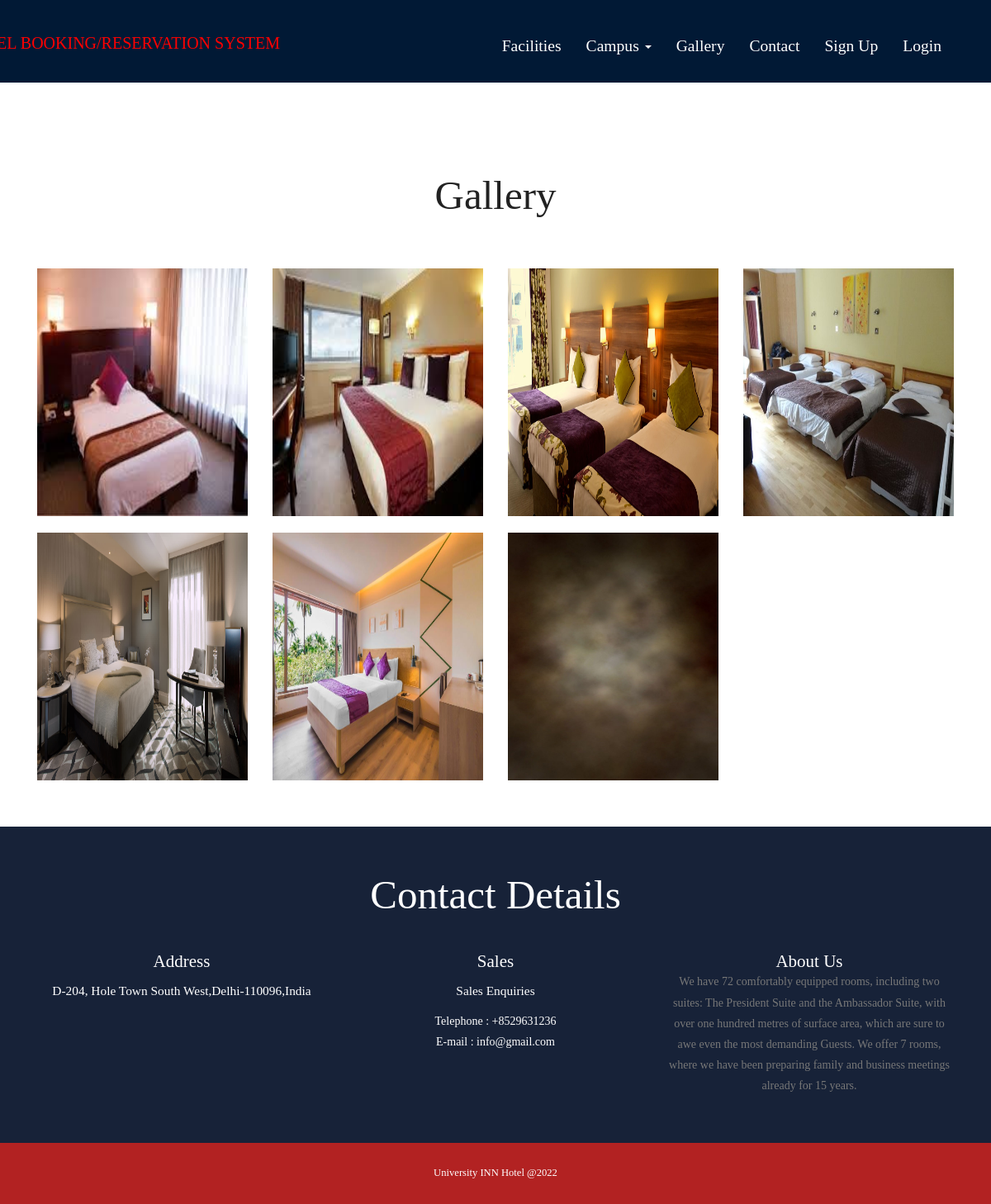
/gallery.php, run on the app's committed database.
### tables this page shows
CREATE TABLE `tblroom` (
  `ID` int(10) NOT NULL,
  `RoomType` int(10) DEFAULT NULL,
  `RoomName` varchar(200) DEFAULT NULL,
  `MaxAdult` int(5) DEFAULT NULL,
  `MaxChild` int(5) DEFAULT NULL,
  `RoomDesc` mediumtext DEFAULT NULL,
  `NoofBed` int(5) DEFAULT NULL,
  `Image` varchar(200) DEFAULT NULL,
  `RoomFacility` varchar(200) DEFAULT NULL,
  `hotel_type` int(11) DEFAULT NULL,
  `CreationDate` timestamp NULL DEFAULT current_timestamp()
);

CREATE TABLE `tblpage` (
  `ID` int(10) NOT NULL,
  `PageType` varchar(120) DEFAULT NULL,
  `PageTitle` varchar(200) DEFAULT NULL,
  `PageDescription` mediumtext DEFAULT NULL,
  `Email` varchar(120) DEFAULT NULL,
  `MobileNumber` bigint(10) DEFAULT NULL,
  `UpdationDate` timestamp NULL DEFAULT NULL ON UPDATE current_timestamp()
);

### gallery.php (the view, shortened to what this page needs)
<?php
include('includes/dbconnection.php');
?>
<!DOCTYPE HTML>
<html>
<head>
<link href="css/bootstrap.css" rel="stylesheet" type="text/css" media="all">
<link href="css/style.css" rel="stylesheet" type="text/css" media="all" />
<link rel="stylesheet" href="css/lightbox.css">
</head>
<body>
			<div class="header head-top">
				<div class="container">
			<?php include_once('includes/header.php');?>
		</div>
</div>
		<div class="content">
	<div class="gallery-top">
			<div class="container">
				<div class="gallery-info">
					<h2>gallery</h2>
				</div>
				<div class="gallery-grids-top">
					<div class="gallery-grids">
						<?php
$sql="SELECT * from tblroom";
$query = $dbh -> prepare($sql);
$query->execute();
$results=$query->fetchAll(PDO::FETCH_OBJ);
$cnt=1;
if($query->rowCount() > 0)
{
foreach($results as $row)
{               ?>
						<div class="col-md-3 gallery-grid">
							<br />
							<a class="example-image-link" href="admin/images/<?php echo $row->Image;?>" data-lightbox="example-set" data-title=""><img class="example-image" src="admin/images/<?php echo $row->Image;?>" height="300" width="600" alt=""/></a>
						</div><?php $cnt=$cnt+1;}} ?>
						<div class="clearfix"> </div>
					</div>
				</div>
			</div>
	</div>
				<?php include_once('includes/getintouch.php');?>
			</div>
					<?php include_once('includes/footer.php');?>
</body>
</html>

### includes/getintouch.php
<div style="background-color: #172238;" class="touch-section">
					<div  class="container">
						<h3 style="color:WHITE;">Contact Details</h3>
						<div class="touch-grids">
							<?php
$sql="SELECT * from tblpage where PageType='contactus'";
$query = $dbh -> prepare($sql);
$query->execute();
$results=$query->fetchAll(PDO::FETCH_OBJ);
$cnt=1;
if($query->rowCount() > 0)
{
foreach($results as $row)
{               ?>
							<div class="col-md-4 touch-grid">
								<h4 style="color:WHITE;">address</h4>
								<h5 style="color:WHITE;"> <?php  echo htmlentities($row->PageDescription);?></h5>
							</div>
							<div  class="col-md-4 touch-grid">
								<h4 style="color:WHITE;">Sales</h4>
								<h5 style="color:WHITE;">Sales Enquiries</h5>
								<p style="color:WHITE;">Telephone : +<?php  echo htmlentities($row->MobileNumber);?></p>
							<p style="color:WHITE;">E-mail : <?php  echo htmlentities($row->Email);?></p>
							</div><?php $cnt=$cnt+1;}} ?>
							<div class="col-md-4 touch-grid">
								<?php
$sql="SELECT * from tblpage where PageType='aboutus'";
$query = $dbh -> prepare($sql);
$query->execute();
$results=$query->fetchAll(PDO::FETCH_OBJ);
$cnt=1;
if($query->rowCount() > 0)
{
foreach($results as $row)
{               ?>
							<h4 style="color:WHITE;"><?php  echo htmlentities($row->PageTitle);?></h4>
								<p><?php  echo htmlentities($row->PageDescription);?></p>
							</div><?php $cnt=$cnt+1;}} ?>
							<div class="clearfix"></div>
						</div>
					</div>
					</div>

### css/style.css (style rules this page uses)
body a { transition:0.5s all; -webkit-transition:0.5s all; -moz-transition:0.5s all; -o-transition:0.5s all; -ms-transition:0.5s all; }
h1,h2,h3,h4,h5,h6 { padding:0 0; margin:0 0; }
p { padding:0 0; margin:0 0; }
body { padding:0 0; margin:0 0; font-family: 'OpenSans-Regular' }
.header { background:url(../images/a4.jpg) no-repeat 0px 0px; background-size:300px 100px; -webkit-background-size:1550px 100px; -moz-background-size: 1550px 100px; -o-background-size: 1550px 100px; -ms-background-size: 1550px 100px; min-height:764px; padding-bottom: 4em; }
.touch-section { padding: 4em 0; text-align: center; background-color: #eee; }
.touch-grids { margin-top: 3em; }
.touch-grid h4 { font-size: 1.5em; color: #222; text-transform: capitalize; }
.touch-section h3 { font-size: 3.5em; text-transform: capitalize; font-family: 'Rancho-Regular'; color: #222; }
.touch-grid h5 { font-size: 1.1em; padding: 1em 0; color: #222; }
.touch-grid p { font-size: 1em; line-height: 1.8em; color: #777; }
.head-top { min-height: 115px !important; }
.gallery-top { padding: 4em 0; text-align:center; }
.gallery-grids-top { margin-top: 3em ; }
.gallery-info h2 { font-size: 3.5em; text-transform: capitalize; font-family: 'Rancho-Regular'; color: #222; }
.gallery-grid a { display: block; }
.gallery-grid img { width: 100%; }
@media (max-width:1440px) { .header { min-height: 679px; } }
@media (max-width:1366px) { .header { min-height: 652px; } }
@media (max-width:1280px) { .header { min-height: 602px; } }

### css/lightbox.css (style rules this page uses)
body:after { display: none; }

### data on the page
tblroom: Image (picture)
tblroom: Image (picture)
tblroom: Image (picture)
tblroom: Image (picture)
tblroom: Image (picture)
tblroom: Image (picture)
tblroom: Image (picture)
tblpage: PageDescription "D-204, Hole Town South West,Delhi-110096,India", MobileNumber "8529631236", Email "info@gmail.com"
tblpage: PageTitle "About Us", PageDescription "We have 72 comfortably equipped rooms, including two suites: The President Suite and the Ambassador Suite, with over one hundred metres of surface area, which are sure to awe even the most demanding Guests. We offer 7 rooms, where we have been preparing family and business meetings already for 15 years."
